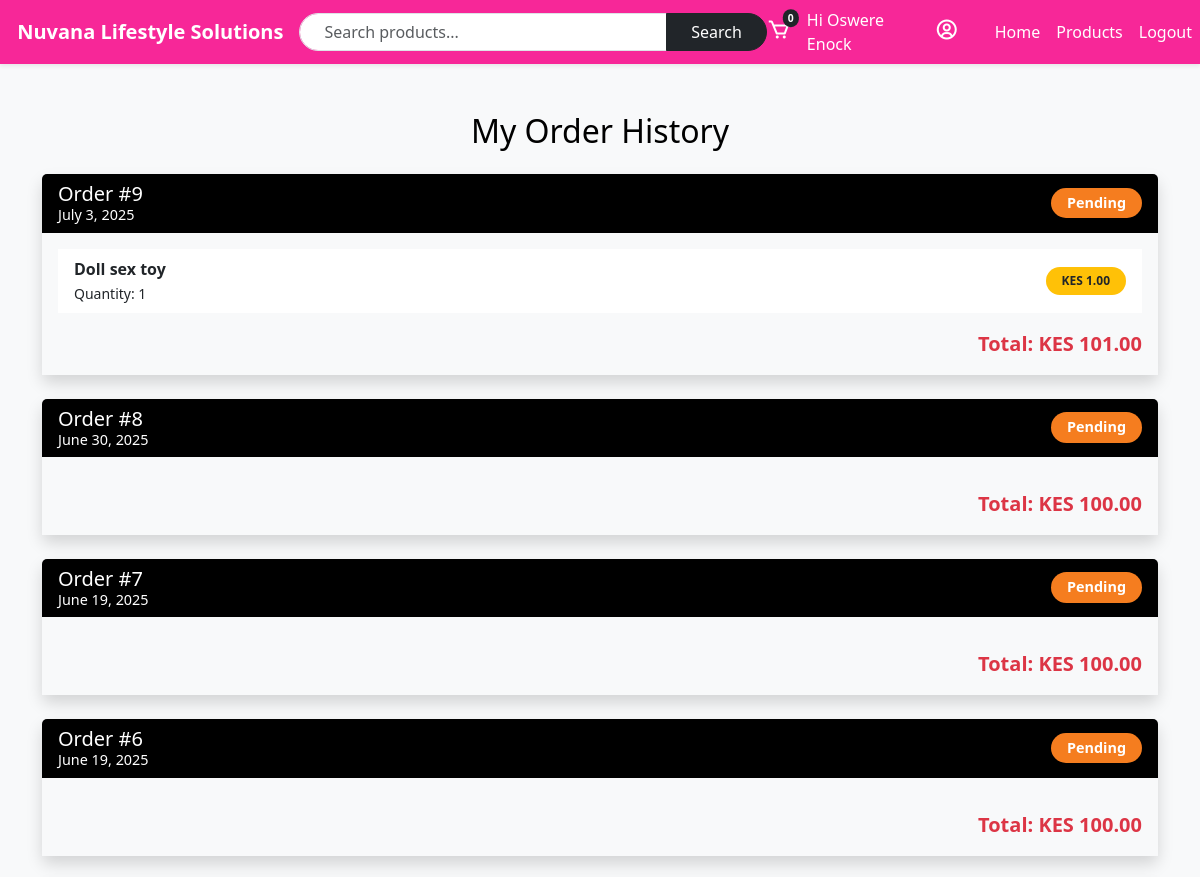
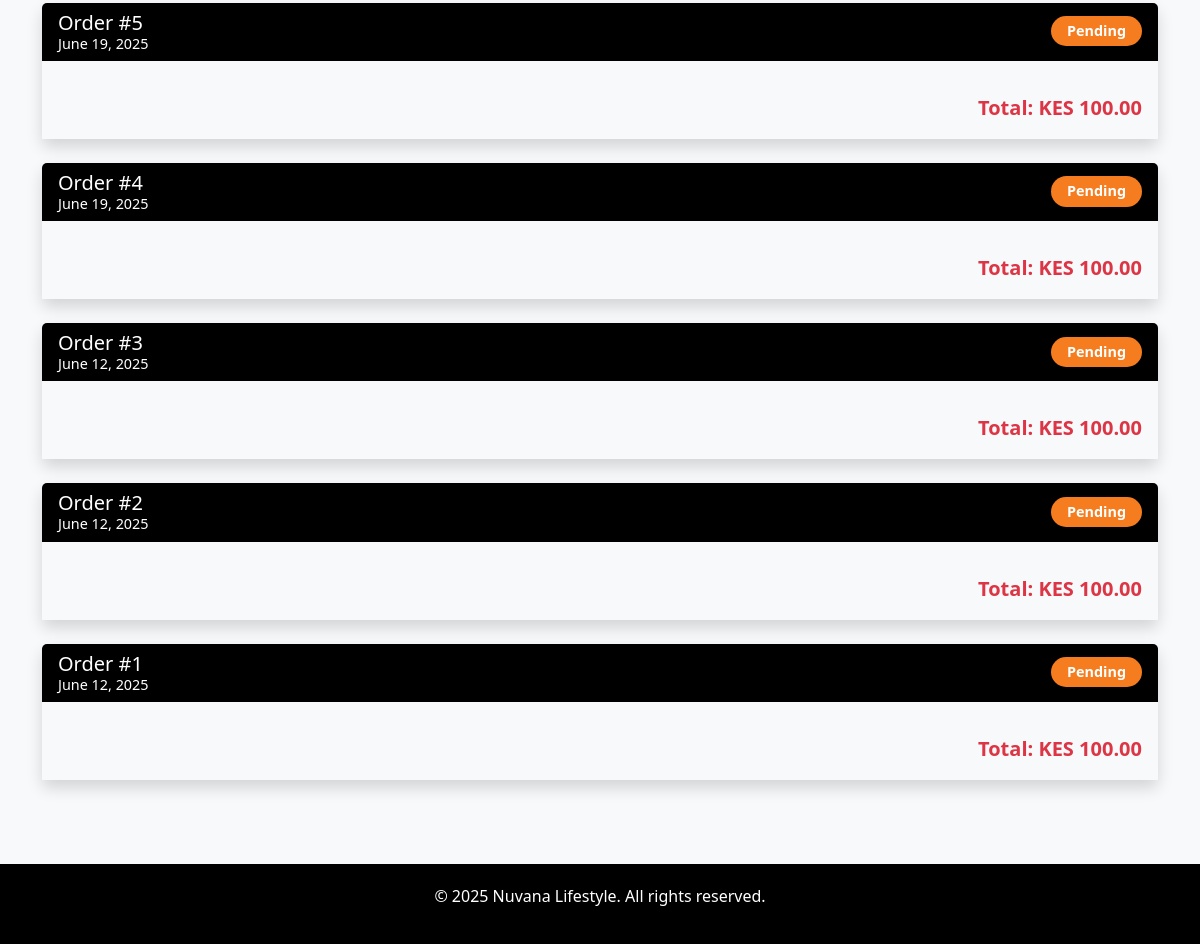
Page /orders/my-orders/ (signed in) on the committed database (2 pictures, top to bottom).
### accounts/models.py (models this page shows, shortened)
class CustomUser(AbstractBaseUser, PermissionsMixin):
    email = models.EmailField(unique=True)
    first_name = models.CharField(max_length=255)
    second_name = models.CharField(max_length=255)
    phone_number = models.CharField(max_length=15, blank=True, null=True)
    address = models.CharField(max_length=255, blank=True, null=True)
    city = models.CharField(max_length=100, blank=True, null=True)
    postal_code = models.CharField(max_length=20, blank=True, null=True)
    is_active = models.BooleanField(default=True)
    is_staff = models.BooleanField(default=False)
    date_joined = models.DateTimeField(default=timezone.now)
    objects = CustomUserManager()
    USERNAME_FIELD = 'email'
    REQUIRED_FIELDS = ['first_name', 'second_name']

### orders/models.py (models this page shows, shortened)
class Order(models.Model):
    PENDING = 'pending'
    PAID = 'paid'
    PROCESSING = 'processing'
    SHIPPED = 'shipped'
    OUT_FOR_DELIVERY = 'out_for_delivery'
    DELIVERED = 'delivered'
    CANCELLED = 'cancelled'
    REFUNDED = 'refunded'
    FAILED = 'failed'
    ORDER_STATUS_CHOICES = [
        (PENDING, 'Pending'),
        (PAID, 'Paid'),
        (PROCESSING, 'Processing'),
        (SHIPPED, 'Shipped'),
        (OUT_FOR_DELIVERY, 'Out for Delivery'),
        (DELIVERED, 'Delivered'),
        (CANCELLED, 'Cancelled'),
        (REFUNDED, 'Refunded'),
        (FAILED, 'Failed'),
    ]
    user = models.ForeignKey(settings.AUTH_USER_MODEL, on_delete=models.CASCADE, related_name='orders')
    order_number = models.UUIDField(default=uuid.uuid4, editable=False, unique=True)
    created_at = models.DateTimeField(auto_now_add=True)
    status = models.CharField(max_length=20, choices=ORDER_STATUS_CHOICES, default=PENDING)
    address = models.CharField(max_length=255, blank=True, null=True)
    postal_code = models.CharField(max_length=20, blank=True, null=True)
    city = models.CharField(max_length=100, blank=True, null=True)
    phone_number = models.CharField(max_length=15, blank=True, null=True)
    payment_reference = models.CharField(max_length=100, blank=True, null=True)
    pesapal_tracking_id = models.CharField(max_length=100, blank=True, null=True, unique=True)
    delivery_fee = models.DecimalField(max_digits=10, decimal_places=2, default=0)
    delivery_message = models.CharField(max_length=255, blank=True, null=True)
    coupon = models.ForeignKey('coupons.Coupon', null=True, blank=True, on_delete=models.SET_NULL)
    def get_items_total(self):
        return sum(item.get_subtotal() for item in self.items.all())
    def apply_coupon_discount(self, items_total):
        if self.coupon:
            if self.coupon.discount_type == 'percentage':
                return items_total * (self.coupon.discount_value / 100)
            elif self.coupon.discount_type == 'fixed':
                return min(items_total, self.coupon.discount_value)
        return Decimal('0')
    def get_total(self):
        items_total = self.get_items_total()
        discount = self.apply_coupon_discount(items_total)
        return items_total - discount + (self.delivery_fee or Decimal('0'))

class OrderItem(models.Model):
    order = models.ForeignKey(Order, related_name='items', on_delete=models.CASCADE)
    product = models.ForeignKey(Product, on_delete=models.CASCADE)
    quantity = models.PositiveIntegerField(default=1)
    price = models.DecimalField(max_digits=10, decimal_places=2)  # Price at time of order
    def get_subtotal(self):
        return self.price * self.quantity

### core/models.py (models this page shows, shortened)
class Product(models.Model):
    name = models.CharField(max_length=100)
    price = models.IntegerField()
    main_image = models.ImageField(upload_to='products/')
    image_1 = models.ImageField(upload_to='products/', blank=True, null=True)
    image_2 = models.ImageField(upload_to='products/', blank=True, null=True)
    image_3 = models.ImageField(upload_to='products/', blank=True, null=True)
    image_4 = models.ImageField(upload_to='products/', blank=True, null=True)
    spec_1 = models.CharField(max_length=255, blank=True, null=True)
    spec_2 = models.CharField(max_length=255, blank=True, null=True)
    spec_3 = models.CharField(max_length=255, blank=True, null=True)
    spec_4 = models.CharField(max_length=255, blank=True, null=True)
    categories = models.ManyToManyField(Category, related_name='products')
    is_featured = models.BooleanField(default=False)
    is_new = models.BooleanField(default=False)
    created_at = models.DateTimeField(default=timezone.now)

### orders/views.py (the view)
# urls.py: path('my-orders/', views.order_history, name='order_history'),
@login_required
def order_history(request):
    orders = request.user.orders.prefetch_related('items__product').order_by('-created_at')
    return render(request, 'orders/order_history.html', {'orders': orders})

### cart/context_processors.py (called while the page is built)
def cart_item_count(request):
    count = 0
    if not request.session.session_key:
        request.session.create()
    session_key = request.session.session_key
    try:
        if request.user.is_authenticated:
            cart = Cart.objects.get(user=request.user)
        else:
            cart = Cart.objects.get(session_key=session_key, user=None)
        count = sum(item.quantity for item in cart.items.all())
    except Cart.DoesNotExist:
        pass
    return {'cart_count': count}

### orders/templates/orders/order_history.html (shortened to what this page needs)
{% extends 'base.html' %} {% load static %} {% block content %}
<link rel="stylesheet" href="{% static 'orders/orders.css' %}" />
<div class="container mt-5">
  <h2 class="mb-4 text-center" style="color: #000000">My Order History</h2>
  {% if orders %} {% for order in orders %}
  <div class="card mb-4 border-0 shadow" style="border-left: 5px solid #f72798">
    <div
      class="card-header d-flex justify-content-between align-items-center text-white"
      style="background-color: #000000"
    >
      <div>
        <h5 class="mb-0">
          Order #{{ order.id }}
          <small class="d-block" style="font-size: 0.9rem"
            >{{ order.created_at|date:"F j, Y" }}</small
          >
        </h5>
      </div>
      <span
        class="badge rounded-pill px-3 py-2"
        style="background-color:
            {% if order.status == 'pending' %}#f57d1f
            {% elif order.status == 'shipped' %}#4caf50
            {% else %}#9e9e9e
            {% endif %};
            font-size: 0.9rem;"
      >
        {{ order.status|capfirst }}
      </span>
    </div>
    <div class="card-body bg-light">
      <ul class="list-group list-group-flush">
        {% for item in order.items.all %}
        <li
          class="list-group-item d-flex justify-content-between align-items-center"
        >
          <div>
            <strong>{{ item.product.name }}</strong><br />
            <small>Quantity: {{ item.quantity }}</small>
          </div>
          <span class="badge bg-warning text-dark rounded-pill px-3 py-2">
            KES {{ item.get_subtotal|floatformat:2 }}
          </span>
        </li>
        {% endfor %}
      </ul>
      <div class="mt-3 text-end">
        <strong class="text-danger fs-5"
          >Total: KES {{ order.get_total|floatformat:2 }}</strong
        >
      </div>
    </div>
  </div>
  {% endfor %} {% endif %}
</div>
{% endblock content %}

### templates/base.html (shortened to what this page needs)
{% load static %}
<!DOCTYPE html>
<html lang="en">
  <head>
    <link
      href="https://cdn.jsdelivr.net/npm/bootstrap@5.3.0/dist/css/bootstrap.min.css"
      rel="stylesheet"
    />
    <link
      href="https://unpkg.com/boxicons@2.1.4/css/boxicons.min.css"
      rel="stylesheet"
    />
    <link rel="stylesheet" href="{% static 'base.css' %}" />
  </head>
  <body>
    <nav class="navbar navbar-expand-lg shadow-sm">
      <div class="container d-flex align-items-center justify-content-between">
        <a class="navbar-brand fw-bold" href="{% url 'home' %}">
           Nuvana Lifestyle Solutions
        </a>
        <form
          class="d-none d-lg-flex w-50"
          method="GET"
          action="{% url 'product_search' %}"
        >
          <div class="input-group w-100">
            <input
              type="search"
              name="q"
              class="form-control rounded-start-pill px-4"
              placeholder="Search products..."
              aria-label="Search"
            />
            <button class="btn btn-dark rounded-end-pill px-4" type="submit">
              Search
            </button>
          </div>
        </form>
        <div class="d-none d-lg-flex align-items-center">
          <a
            href="{% url 'view_cart' %}"
            class="position-relative text-white me-3"
            aria-label="Cart"
          >
            <i class="bx bx-cart fs-4"></i>
            <span
              class="position-absolute top-0 start-100 translate-middle badge rounded-pill bg-dark"
            >
              {{ cart_count }}
            </span>
          </a>
          {% if user.is_authenticated %}
          <span class="text-white me-2"> Hi {{ user.first_name }} </span>
          <a
            href="{% url 'profile' %}"
            class="text-white me-3"
            aria-label="Profile"
          >
            <i class="bx bx-user-circle fs-4"></i>
          </a>
          {% endif %}
        </div>
      </div>
      <div class="collapse navbar-collapse" id="navbarNav">
        <ul class="navbar-nav ms-auto">
          <li class="nav-item">
            <a class="nav-link" href="{% url 'home' %}">Home</a>
          </li>
          <li class="nav-item">
            <a class="nav-link" href="{% url 'products' %}">Products</a>
          </li>
          {% if user.is_authenticated %}
          <li class="nav-item">
            <a class="nav-link" href="{% url 'logout' %}">Logout</a>
          </li>
          {% endif %}
        </ul>
      </div>
    </nav>
    <div class="wrapper">{% block content %}{% endblock %}</div>
    <footer class="text-center">
      <div class="container">
        <p>&copy; 2025 Nuvana Lifestyle. All rights reserved.</p>
      </div>
    </footer>
  </body>
</html>

### static/base.css (style rules this page uses)
:root { --purple: #f72798; --black: #000000; --green: #1a5d1a; --gold: #f57d1f; }
body { font-family: "Segoe UI", sans-serif; background-color: #f8f9fa; display: flex; flex-direction: column; }
html, body { height: 100%; margin: 0; }
.wrapper { flex: 1; }
.navbar { background-color: var(--purple); }
.navbar-brand, .nav-link { color: #fff !important; }
.badge { font-size: 0.75rem; padding: 0.35em 0.6em; }
.navbar .badge { font-size: 0.65rem; padding: 0.35em 0.5em; }
footer { background-color: var(--black); color: #fff; padding: 20px 0; margin-top: 60px; }

### orders/static/orders/orders.css (style rules this page uses)
.list-group-item { background-color: #fff; border: 1px solid #e0e0e0; }
.list-group-item span { color: #5f8670; font-weight: 600; }

### rows in the picture
CustomUser: first_name "Oswere Enock"
Order: id "9", created_at "July 3, 2025", status "Pending", get_total "101.00"
OrderItem: product.name "Doll sex toy", quantity "1", get_subtotal "1.00"
Order: id "8", created_at "June 30, 2025", status "Pending", get_total "100.00"
Order: id "7", created_at "June 19, 2025", status "Pending", get_total "100.00"
Order: id "6", created_at "June 19, 2025", status "Pending", get_total "100.00"
Order: id "5", created_at "June 19, 2025", status "Pending", get_total "100.00"
Order: id "4", created_at "June 19, 2025", status "Pending", get_total "100.00"
Order: id "3", created_at "June 12, 2025", status "Pending", get_total "100.00"
Order: id "2", created_at "June 12, 2025", status "Pending", get_total "100.00"
Order: id "1", created_at "June 12, 2025", status "Pending", get_total "100.00"

### other values in the picture
{{ cart_count }} "0"
